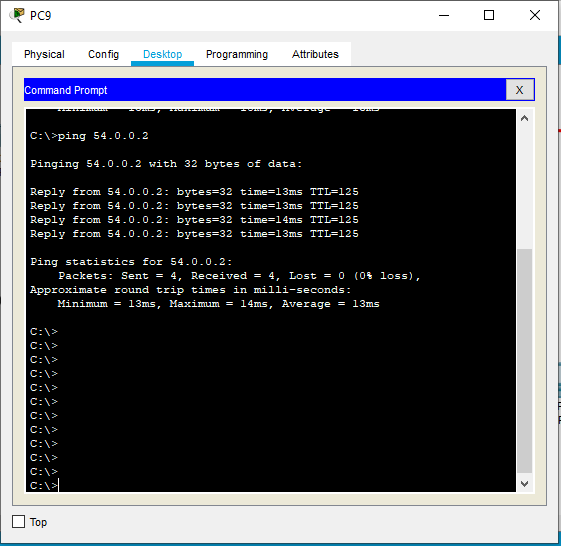
#> input picture Assignment_3/1713054_ccn_IA2.PNG, 561 x 546 px
$ python Q3.py
#> lines starting #> are read from the running program, lines starting #| are printed output that depends on the picture; after the words box and inside, x2 and y2 are one past the last pixel; in counts of white or black regions, pixels touching at a corner belong together
import cv2
import numpy as np

img=cv2.imread("1713054_ccn_IA2.PNG")
#> img is the input picture: shape (546, 561, 3); mean B, G, R 94.6, 86.6, 85.9
x,y,z=img.shape
#> x = 546; y = 561; z = 3

nx=x//7
#> nx = 78
ny=y//7
#> ny = 80
a=0
b=0
counter=0
while(a<=y):
    counter+=1
    while(b<=x and b>=0):
        color= [np.random.randint(0,255),np.random.randint(0,255),np.random.randint(0,255)]
        if counter%2!=0:
            cv2.rectangle(img, (b,a), (b+nx,a+ny),color,-1)
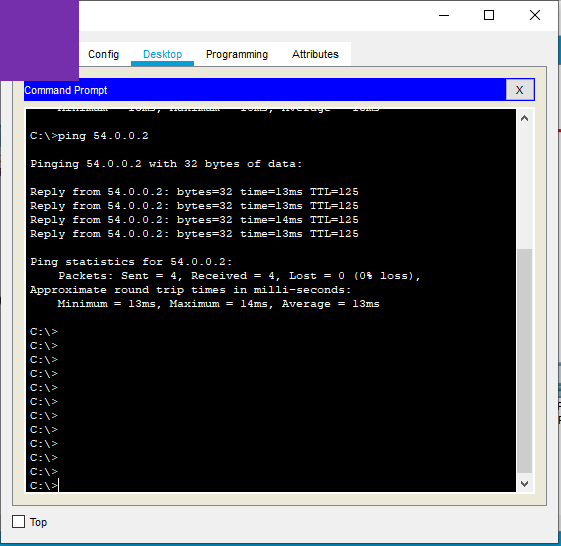
#> img: shape (546, 561, 3); 2.09% of pixels changed, all inside (x1, y1, x2, y2) = (0, 0, 79, 81)
            b+=nx
#> b = 78
            cv2.waitKey(500)
            cv2.imshow('Frame',img)
            img=cv2.imread("1713054_ccn_IA2.PNG")
        else:
            cv2.rectangle(img, (b,a), (b+nx,a+ny),color,-1)
            b-=nx
            cv2.waitKey(500)
            cv2.imshow('Frame',img)
            img=cv2.imread("1713054_ccn_IA2.PNG")
    if counter%2!=0:
        b-=nx
    else:
        b=0
    a+=ny
cv2.imshow('Frame',img)
cv2.waitKey(0)
